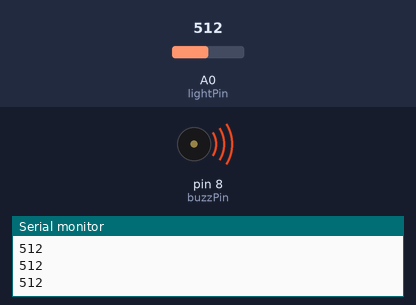
Bench run of a sketch on a simulated Arduino Uno, built with avr-gcc and run on an emulated ATmega328P. Parts: buzzer (waves = sounding), the last lines printed to the serial monitor. The test bench sets the inputs (shaded band); at power-on: A0 (lightPin) = 512.

Above: at 1.2 s.
1.3 s: A0 (lightPin) set to 85
At 1.9 s:
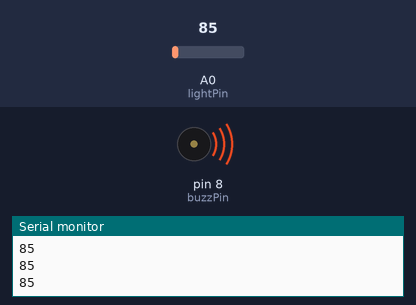
2.8 s: A0 (lightPin) set to 69
At 3.5 s:
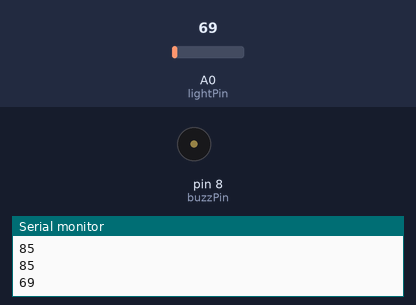
Timing chart, 0 to 5.8 s (numbered marks = the images above; inputs shaded):
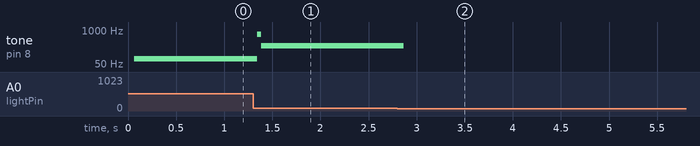

The sketch:

photoresistors2.ino
```cpp
int lightPin=A0;
int buzzPin=8;
int lightVal;
int delayT;

void setup() {
  pinMode(A0,INPUT);
  pinMode(buzzPin,OUTPUT);
  Serial.begin(9600);
  // put your setup code here, to run once:

}

void loop() {
  lightVal=analogRead(lightPin);
  delayT=(9./550.)*lightVal-(9.*200./550.)+1.;
  Serial.println(lightVal);
  digitalWrite(buzzPin,HIGH);
  delay(delayT);
  digitalWrite(buzzPin,LOW);
  delay(delayT);
  // put your main code here, to run repeatedly:

}
```

Measured:
- the behaviour switches between 78 and 77 on A0 (lightPin) (found by bisection; images 1 and 2)
- after the input at 1.3 s, tone on pin 8 (buzzPin): 81 Hz → 673 Hz after 0.05 s, → 255 Hz 0.04 s later
- after the input at 2.8 s, tone on pin 8 (buzzPin): 255 Hz → silent after 0.07 s
